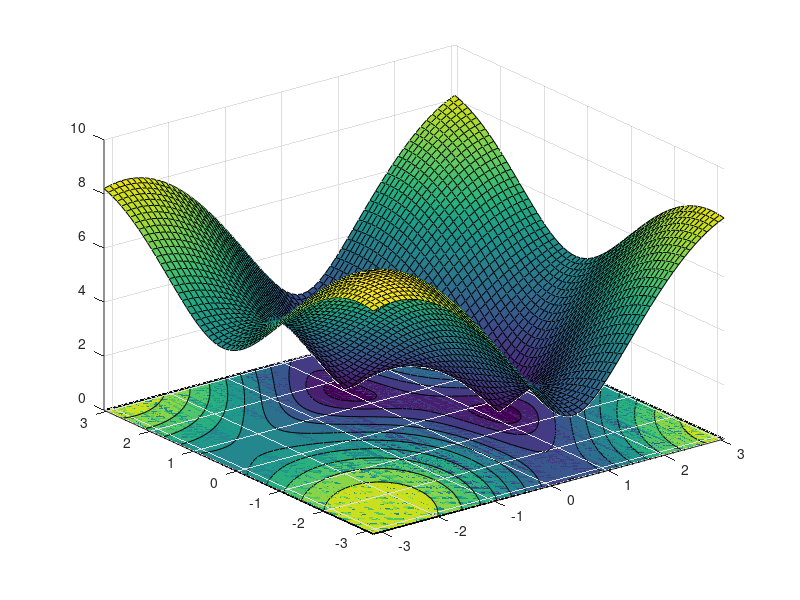

The MATLAB script that drew this image:
clear all

P(1) = 3 ;
P(2) = 2 ;
l1 = 3 ;
l2 = 2 ;
theta1 = -pi:0.1:pi ;
theta2 = theta1 ;
[theta1,theta2] = meshgrid(theta1,theta2) ;
Q1 = l1 * cos(theta1) + l2 * cos(theta2) ;
Q2 = l1 * sin(theta1) + l2 * sin(theta2) ;

f = sqrt((3-Q1).^2 + (2-Q2).^2) ;


surf(theta1,theta2,f)
hold on
contourf(theta1,theta2,f)

